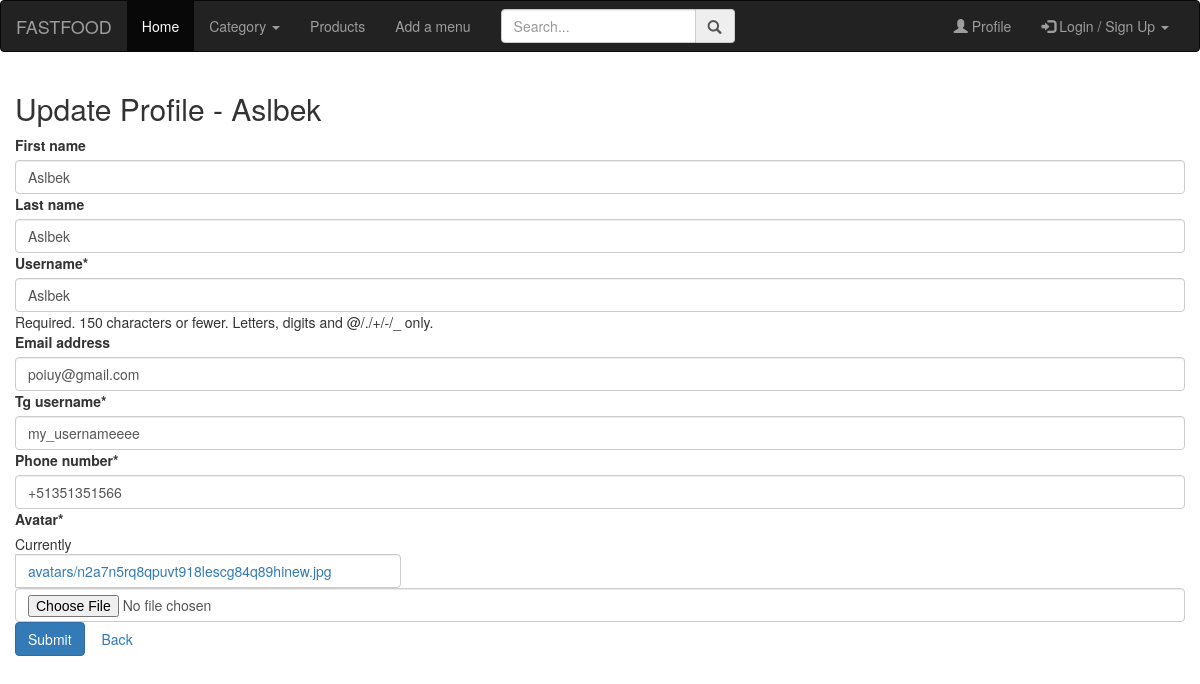
Screenshot of /users/update (signed in) with the database file from the repository.
### users/models.py (models this page shows)
class CustomUser(AbstractUser):
    phone_number = models.CharField(max_length=17)
    tg_username = models.CharField(max_length=150)
    avatar = models.ImageField(upload_to='avatars/', default='avatars/default.png')
    def __str__(self):
        return str(self.username)

### users/views.py (the view, shortened to what this page needs)
# urls.py: path('update', UpdateProfileView.as_view(), name='update'),
class UpdateProfileView(LoginRequiredMixin, View):
    login_url = 'login'
    def get(self, request):
        form = UpdateProfileForm(instance=request.user)
        return render(request, 'profile_update.html', {'form':form})

### users/forms.py
class UpdateProfileForm(forms.ModelForm):
    class Meta:
        model = CustomUser
        fields = ("first_name", "last_name", "username", 'email', "tg_username", 'phone_number', 'avatar')

### main/views.py (called while the page is built)
def for_all_pages(request):
    categories = Category.objects.all()
    return {"categories":categories}

### templates/profile_update.html (shortened to what this page needs)
{% extends "base.html" %}
{% load crispy_forms_tags %}
{% block content %}
<div class="container">
    <div class="row">
    <div class="col-6 mt-5">
        <h2>Update Profile - {{request.user}}</h2>
        <form method="post" enctype="multipart/form-data">{% csrf_token %}
        {{form|crispy}}
        <button type="submit" class="btn btn-primary" >Submit</button>
        <a class="btn btn-secondary" href="{% url 'users:profile'  request.user %}">Back</a>
        </form>
   </div>
    </div>
</div>
{% endblock content %}

### rows the page displays
CustomUser: user "Aslbek", first_name "Aslbek", last_name "Aslbek", username "Aslbek", email "poiuy@gmail.com", tg_username "my_usernameeee", phone_number "+51351351566"
